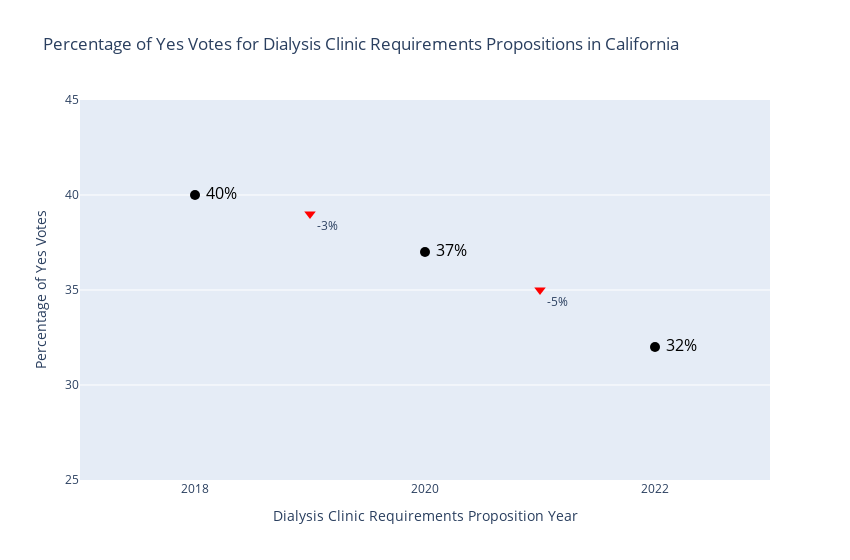

Notebook code cell kept with this figure:
### Markdown cell above
Plotting Yes Vote Over Time Figure

### Code cell
fig = go.Figure()

yes_percentages = [round(x) for x in list(vote_change_over_time_dict.values())]
yes_percentages_str = [' '+str(round(x))+'%' for x in list(vote_change_over_time_dict.values())]

diff_btwn_years = [str(x)+'%' for x in list(vote_diff_between.values())]

# Add the scatter trace
fig.add_trace(go.Scatter( 
    x=list(vote_change_over_time_dict.keys()), # Variable in the x-axis
    y= yes_percentages, # Variable in the y-axis
    mode='markers+text', # This explicitly states that we want our observations to be represented by points
    text=yes_percentages_str,
    textposition='middle right',
    # Properties associated with points 
    marker=dict(
        size=10, # Size
        color='black'
    ),
    textfont=dict(
        size=16,
        color='black'
    ),
    showlegend=False,
    name='percent yes'
))

fig.add_trace(go.Scatter(
    x=[2019, 2021],
    y=[39, 35],
    mode="markers+text",
    marker=dict(symbol='triangle-down', 
                size=10, 
                color='red'
    ),
    text=diff_btwn_years,
    textposition="bottom right",
    showlegend=False,
    name='percent change',
))

fig.update_yaxes(range=[25, 45])
fig.update_xaxes(range=[2017, 2023])

fig.update_layout(
    title='Percentage of Yes Votes for Dialysis Clinic Requirements Propositions in California',
    yaxis_title="Percentage of Yes Votes",
    xaxis_title="Dialysis Clinic Requirements Proposition Year",
    width=850,
    xaxis=dict(nticks=4,
               showgrid=False
    )
)

fig.show()

### Figure 1 — Plotly figure (JSON) as saved in the notebook; plotly's stock layout.template omitted (floating-point values rounded to 4 significant figures)
{"data": [{"marker": {"color": "black", "size": 10}, "mode": "markers+text", "name": "percent yes", "showlegend": false, "text": [" 40%", " 37%", " 32%"], "textfont": {"color": "black", "size": 16}, "textposition": "middle right", "type": "scatter", "x": [2018, 2020, 2022], "y": [40, 37, 32]}, {"marker": {"color": "red", "size": 10, "symbol": "triangle-down"}, "mode": "markers+text", "name": "percent change", "showlegend": false, "text": ["-3%", "-5%"], "textposition": "bottom right", "type": "scatter", "x": [2019, 2021], "y": [39, 35]}], "layout": {"title": {"text": "Percentage of Yes Votes for Dialysis Clinic Requirements Propositions in California"}, "width": 850, "xaxis": {"nticks": 4, "range": [2017, 2023], "showgrid": false, "title": {"text": "Dialysis Clinic Requirements Proposition Year"}}, "yaxis": {"range": [25, 45], "title": {"text": "Percentage of Yes Votes"}}}}
